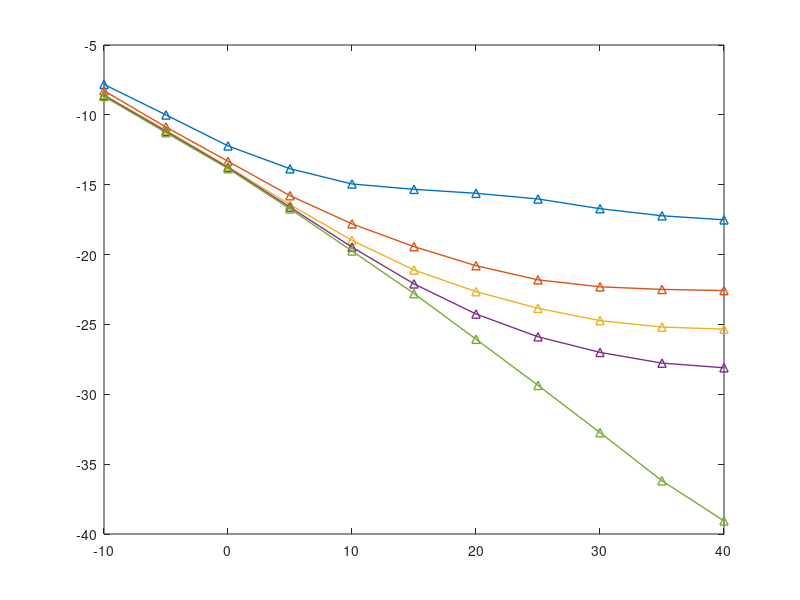

Write the MATLAB code that produced this figure. (Note: this script raises an error after producing the figure.)
% plot simulation results
% y: Rate
% x: SNR in dB
% The figure looks bad!

close all;
%load results_11032015.mat
% load results_QPSK_training_11032015.mat
% load results_QPSK_Nb_2048_07082016.mat

% load results_QPSK_07082016.mat
% load results_Chu_10db_Nb_2048_bit_1_inf_07112016.mat
Nd = 16;
Nt = 64;
Nr = 64;

Training_length_index = 1;

%% GM
% MSE versus SNR
figure,
% load results_GM_Gaussian_Np_2048_07122016.mat
load results_VAMP_Gaussian_Np_2048_01172017.mat
plot1 = plot(SNRdB_vector, NMSE_VAMP_dB(:,[1 2 3 4 5], Training_length_index), 'linewidth', 1, 'Marker', '^');
set(plot1(1),'color', '[0 0.447 0.741]');
set(plot1(2),'color', '[0.85 0.325 0.098]');
set(plot1(3),'color', '[0.929 0.694 0.125]');
set(plot1(4),'color', '[0.494 0.184 0.556]');
set(plot1(5),'color', '[0.466 0.674 0.188]');
xlabel('SNR (dB)', 'fontsize',14)
ylabel('Normalized MSE (dB)', 'fontsize',14)
grid on;
hold on;

% load results_GM_QPSK_Np_2048_07122016.mat
load results_VAMP_QPSK_Np_2048_01172017.mat
plot1 = plot(SNRdB_vector, NMSE_VAMP_dB(:,[1 2 3 4 5], Training_length_index), 'linewidth', 1, 'Marker', 'v');
set(plot1(1),'color', '[0 0.447 0.741]');
set(plot1(2),'color', '[0.85 0.325 0.098]');
set(plot1(3),'color', '[0.929 0.694 0.125]');
set(plot1(4),'color', '[0.494 0.184 0.556]');
set(plot1(5),'color', '[0.466 0.674 0.188]');

% load results_GM_Golay_Np_2048_09252016.mat
load results_VAMP_Golay_Np_2048_01172017.mat
plot1 = plot(SNRdB_vector, NMSE_VAMP_dB(:,[1 2 3 4 5], Training_length_index), 'linewidth', 1, 'Marker', 'd');
set(plot1(1),'color', '[0 0.447 0.741]');
set(plot1(2),'color', '[0.85 0.325 0.098]');
set(plot1(3),'color', '[0.929 0.694 0.125]');
set(plot1(4),'color', '[0.494 0.184 0.556]');
set(plot1(5),'color', '[0.466 0.674 0.188]');

% load results_GM_Chu_Np_2048_07122016.mat
load results_VAMP_Chu_Np_2048_01172017.mat
plot1 = plot(SNRdB_vector, NMSE_VAMP_dB(:,[1 2 3 4 5], Training_length_index), 'linewidth', 1, 'Marker', 's');
set(plot1(1),'color', '[0 0.447 0.741]');
set(plot1(2),'color', '[0.85 0.325 0.098]');
set(plot1(3),'color', '[0.929 0.694 0.125]');
set(plot1(4),'color', '[0.494 0.184 0.556]');
set(plot1(5),'color', '[0.466 0.674 0.188]');

% %% plot 1-bit and infinite-bit results in a single figure
% figure, 
% plot_LS = plot(SNRdB_vector, Rate_LS_mean(:,[1, 5], Training_length_index), 'linewidth', 1,'Marker','d','color','[0 0.447 0.741]');
% hold on;
% grid on;
% plot(SNRdB_vector, Rate_LMMSE_mean(:,[1, 5], Training_length_index), 'linewidth', 1,'Marker','v','color','[0.85 0.325 0.098]');
% plot(SNRdB_vector, Rate_BPDN_mean(:,[1, 5], Training_length_index), 'linewidth', 1,'Marker','^','color','[0.929 0.694 0.125]');
% plot(SNRdB_vector, Rate_BG_mean(:,[1, 5], Training_length_index), 'linewidth', 1,'Marker','o','color','[0.494 0.184 0.556]');
% plot(SNRdB_vector, Rate_GM_mean(:,[1, 5], Training_length_index), 'linewidth', 1,'Marker','s','color','[0.466 0.674 0.188]');
% xlabel('SNR (dB)', 'fontsize',14)
% ylabel('Normalized MSE (dB)', 'fontsize',14)
% legend('LS, 1-bit', 'LS, \infty-bit','LMMSE, 1-bit', 'LMMSE, \infty-bit','BPDN, 1-bit', 'BPDN, \infty-bit',...
%     'BG, 1-bit', 'BG, \infty-bit','GM, 1-bit', 'GM, \infty-bit', 'Location','best')